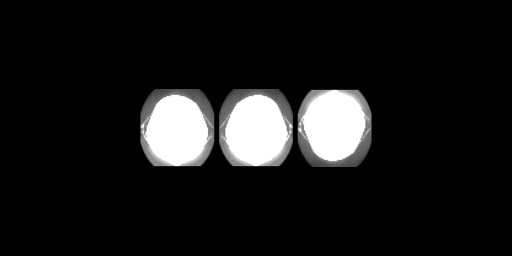

This chart was generated by the following Python code:
#!/usr/bin/env python

# Demonstrate image flip operations along X and Y axes using vtkImageFlip.

# Factory overrides
import vtkmodules.vtkInteractionStyle  # noqa: F401
import vtkmodules.vtkRenderingFreeType  # noqa: F401
import vtkmodules.vtkRenderingOpenGL2  # noqa: F401

import os

from vtkmodules.vtkFiltersCore import vtkImageAppend
from vtkmodules.vtkIOImage import vtkImageReader
from vtkmodules.vtkImagingCore import (
    vtkImageCast,
    vtkImageFlip,
)
from vtkmodules.vtkRenderingCore import (
    vtkImageActor,
    vtkRenderWindow,
    vtkRenderWindowInteractor,
    vtkRenderer,
)

# Image pipeline
reader = vtkImageReader()
reader.GetExecutive().SetReleaseDataFlag(0, 0)
reader.SetDataByteOrderToLittleEndian()
reader.SetDataExtent(0, 63, 0, 63, 1, 93)
data_dir = os.environ.get("VPE_DATA_DIR", os.path.dirname(os.path.abspath(__file__)))

reader.SetFilePrefix(os.path.join(data_dir, "headsq", "quarter"))
reader.SetDataMask(0x7fff)

# Cast to float
image_float = vtkImageCast()
image_float.SetInputConnection(reader.GetOutputPort())
image_float.SetOutputScalarTypeToFloat()

# Flip along X axis
flip_x = vtkImageFlip()
flip_x.SetInputConnection(image_float.GetOutputPort())
flip_x.SetFilteredAxis(0)

# Flip along Y axis with origin flip
flip_y = vtkImageFlip()
flip_y.SetInputConnection(image_float.GetOutputPort())
flip_y.SetFilteredAxis(1)
flip_y.FlipAboutOriginOn()

# Append original, flipX, flipY side by side
image_append = vtkImageAppend()
image_append.AddInputConnection(image_float.GetOutputPort())
image_append.AddInputConnection(flip_x.GetOutputPort())
image_append.AddInputConnection(flip_y.GetOutputPort())
image_append.SetAppendAxis(0)
image_append.Update()

# Display with vtkImageActor
image_actor = vtkImageActor()
image_actor.GetMapper().SetInputConnection(image_append.GetOutputPort())

# Renderer
renderer = vtkRenderer()
renderer.AddActor(image_actor)

# Window
render_window = vtkRenderWindow()
render_window.AddRenderer(renderer)
render_window.SetSize(512, 256)
render_window.SetWindowName("all flips")

# Scene
renderer.ResetCamera()

# Interactor
interactor = vtkRenderWindowInteractor()
interactor.SetRenderWindow(render_window)

interactor.Initialize()
interactor.Start()
